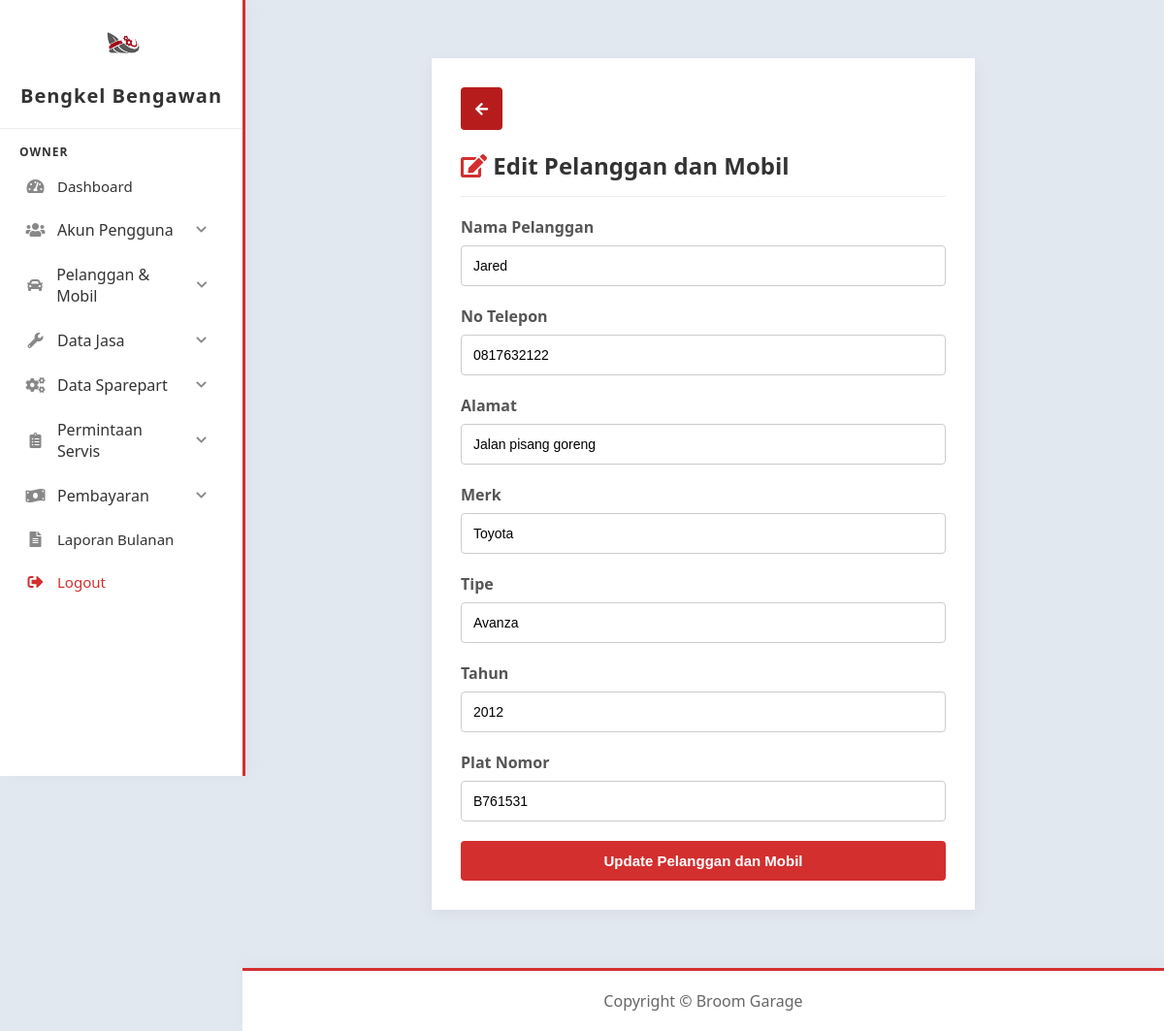
/owner/pelanggan_mobil/edit.php?id_pelanggan=11 (signed in), run on the app's committed database.
### tables this page shows
CREATE TABLE `mobil` (
  `id_mobil` int(11) NOT NULL,
  `id_pelanggan` int(11) NOT NULL,
  `merk_mobil` varchar(255) NOT NULL,
  `tipe_mobil` varchar(255) NOT NULL,
  `plat_nomor` varchar(8) NOT NULL,
  `tahun_mobil` year(4) DEFAULT NULL
);

CREATE TABLE `pelanggan` (
  `id_pelanggan` int(11) NOT NULL,
  `nama_pelanggan` varchar(255) NOT NULL,
  `no_telp` varchar(11) NOT NULL,
  `alamat` text DEFAULT NULL
);

### owner/pelanggan_mobil/edit.php (the view, shortened to what this page needs)
<?php
include '../../config/config.php';
$id_pelanggan = $_GET['id_pelanggan'];
$query = "SELECT p.*, m.id_mobil, m.merk_mobil, m.tipe_mobil, m.plat_nomor, m.tahun_mobil
          FROM pelanggan p
          LEFT JOIN mobil m ON p.id_pelanggan = m.id_pelanggan
          WHERE p.id_pelanggan = ?";
$stmt = $conn->prepare($query);
$stmt->bind_param("i", $id_pelanggan);
$stmt->execute();
$result = $stmt->get_result();
$data = $result->fetch_assoc();
?>
<!DOCTYPE html>
<html lang="en">
<head>
    <link href="https://cdnjs.cloudflare.com/ajax/libs/font-awesome/5.15.3/css/all.min.css" rel="stylesheet">
    <link href="../../assets/css/dashboard.css" rel="stylesheet">
    <link rel="stylesheet" href="../../assets/css/add.css">
</head>
<body>
    <?php include '../../includes/sidebar.php'; ?>
    <div class="content">
        <div class="form-container">
            <div style="text-align: left;">
                <a href="list.php" class="btn btn-back"><i class="fas fa-arrow-left"></i></a>
            </div>
            <h2 style="margin-top : 0; color: #333; border-bottom: 1px solid #eee; padding-bottom: 15px; margin-bottom: 20px;">
                <i class="fas fa-edit" style="color: #d32f2f"></i> Edit Pelanggan dan Mobil
            </h2>
            <form action="" method="POST">
                <div class="form-group">
                    <label>Nama Pelanggan</label>
                    <input type="text" name="nama_pelanggan" class="form-control" value="<?php echo htmlspecialchars($data['nama_pelanggan']); ?>" required>
                </div>
                <div class="form-group">
                    <label>No Telepon</label>
                    <input type="text" name="no_telepon" class="form-control" value="<?php echo htmlspecialchars($data['no_telp']); ?>" required>
                </div>
                <div class="form-group">
                    <label>Alamat</label>
                    <input type="text" name="alamat" class="form-control" value="<?php echo htmlspecialchars($data['alamat'] ?? ''); ?>">
                </div>
                <div class="form-group">
                    <label>Merk</label>
                    <input type="text" name="merk" class="form-control" value="<?php echo htmlspecialchars($data['merk_mobil'] ?? ''); ?>" required>
                </div>
                <div class="form-group">
                    <label>Tipe</label>
                    <input type="text" name="tipe" class="form-control" value="<?php echo htmlspecialchars($data['tipe_mobil'] ?? ''); ?>" required>
                </div>
                <div class="form-group">
                    <label>Tahun</label>
                    <input type="text" name="tahun" class="form-control" value="<?php echo htmlspecialchars($data['tahun_mobil'] ?? ''); ?>">
                </div>
                <div class="form-group">
                    <label>Plat Nomor</label>
                    <input type="text" name="platno" class="form-control" value="<?php echo htmlspecialchars($data['plat_nomor'] ?? ''); ?>" required>
                </div>
                <button type="submit" class="btn btn-submit">Update Pelanggan dan Mobil</button>
            </form>
        </div>
    </div>
</body>
</html>
<?php include('../../includes/footer.php'); ?>

### assets/css/dashboard.css (style rules this page uses)
body { font-family: 'Segoe UI', Tahoma, Geneva, Verdana, sans-serif; background-color: #e2e8f0; margin: 0; }
.content { padding: 40px 20px; text-align: center; }

### assets/css/add.css (style rules this page uses)
.form-container { background: white; padding: 30px; border-radius: 0px; box-shadow: 0 4px 15px rgba(0,0,0,0.05); margin: 20px auto; max-width: 500px; text-align: left; }
.form-group { margin-bottom: 20px; }
.form-group label { display: block; margin-bottom: 8px; font-weight: bold; color: #555; }
.form-control { width: 100%; padding: 12px; border: 1px solid #ccc; border-radius: 4px; box-sizing: border-box; font-size: 14px; }
.btn { padding: 12px 15px; border: none; border-radius: 4px; cursor: pointer; color: white; font-weight: bold; text-decoration: none; font-size: 15px; }
.btn-submit { background-color: #d32f2f; width: 100%; transition: background-color 0.3s; }
.btn-back { background-color: #b71c1c; display: inline-block; margin-bottom: 20px; transition: background-color 0.3s; }

### assets/css/sidebar.css (style rules this page uses)
body { padding-left: 250px; margin: 0; }

### assets/css/footer.css (style rules this page uses)
body { display: flex; flex-direction: column; min-height: 100vh; }

### data on the page
mobil: nama_pelanggan "Jared", no_telepon "0817632122", alamat "Jalan pisang goreng", merk "Toyota", tipe "Avanza", tahun "2012", platno "B761531"
